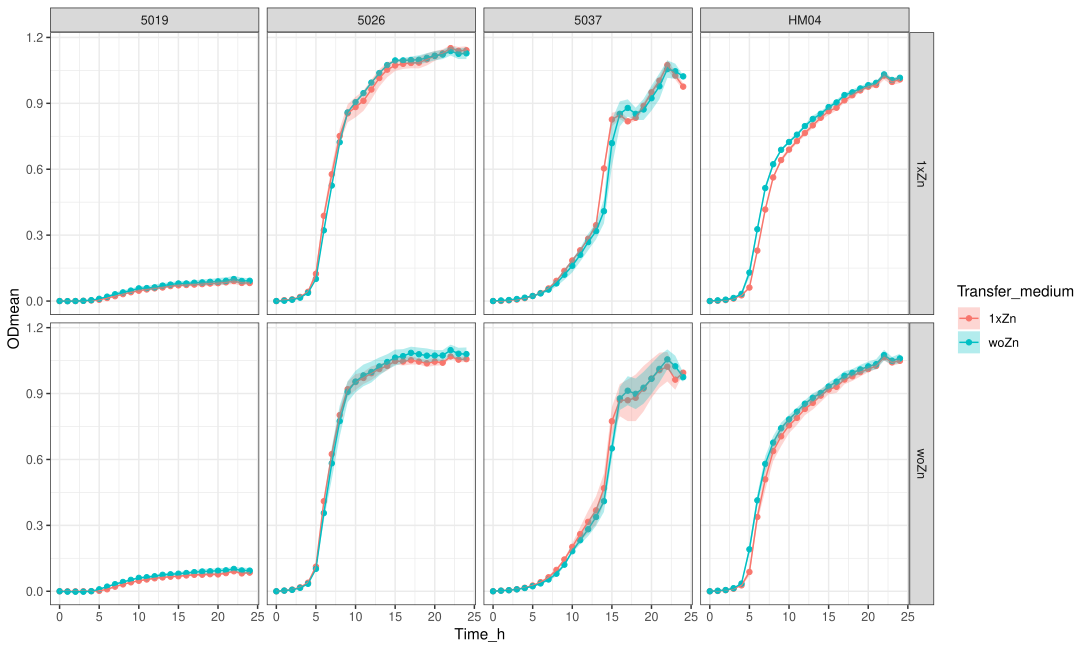

This figure's R source:
setwd("C:/Users/sergi/Downloads/ITQB/Plate readings/Exp2_1plate_12102023")

library(tidyverse)

library(readxl)
Exp2 <- Exp2_1plate_12102023_final <- read_excel("Exp2_1plate_12102023_final_final.xlsx")
View(Exp2) 

Exp2_v1 <- Exp2 %>%
  pivot_longer(names_to = "Condition", values_to = "OD_578", cols = -Time_h)
Exp2_v1
View(Exp2_v1)


Exp2_v2 <- separate(Exp2_v1, Condition, 
                    c("Strain",
                      "Transfer_medium",
                      "Zn_condition", 
                      "Tech_Repl",
                      "Biol_Repl",
                      "Well_number"), 
                    sep = "_", remove = FALSE,
                    convert = FALSE)
View(Exp2_v2)

Exp2_v2$OD_578 <- as.numeric (Exp2_v2$OD_578) #Because OD_578 values are  character

Exp2_v2 %>%
  ggplot(aes(x= Time_h, y=OD_578, color = Transfer_medium)) +
  geom_line() +
  facet_wrap (Strain  ~ Tech_Repl)


Exp2_v3<- Exp2_v2 %>% group_by(Strain, Transfer_medium, Zn_condition, Tech_Repl, Biol_Repl, Well_number) %>%
  mutate(blank = Time_h ==0)

View(Exp2_v3)

Exp2_v4 <- Exp2_v3 %>%
  group_by(Strain, Transfer_medium, Zn_condition, Tech_Repl, Biol_Repl, Well_number) %>%
  mutate(OD = OD_578 - OD_578[blank]) %>%
  ungroup()


View(Exp2_v4)

#Obtain the mean and sd
Exp2_v5 <- Exp2_v4 %>% group_by(Time_h, Strain, Zn_condition, Transfer_medium) %>%
  summarise(ODmean = mean(OD), sdOD = sd(OD), n())

Exp2_v5  %>% 
  ggplot(mapping=aes(x = Time_h,
                     y = ODmean,
                     color = Transfer_medium)) +
  geom_point() + 
  geom_line() +
  geom_ribbon(aes(ymin=ODmean-sdOD, ymax=ODmean+sdOD, fill = Transfer_medium), 
              alpha = 0.3, colour = NA) + 
  facet_grid (Zn_condition ~ Strain) +
  theme_bw()
